Frame 1 (no input): blank canvas, image omitted
Frame 60 (no input): blank canvas, image omitted
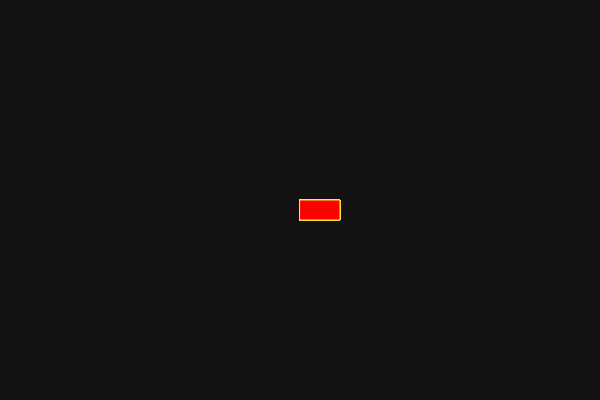
Frame 120 (the mouse pressed at the canvas centre since frame 60)

The p5.js sketch whose frames 1 and 60 were blank and that drew this single picture after the mouse press (run headless with seeded random() and noise() and a simulated clock; from frame 60 on, the mouse is pressed at the canvas centre):

// p5.js sketch
// ── sketch.js
function setup() {
  createCanvas(600, 400);
  background("rgb(19,17,18)");
}

function draw() {
  stroke("#FFEB3B")
  fill("red")
  
 
if(mouseIsPressed){
  rect(mouseX,mouseY, 40, 20);
}
}
